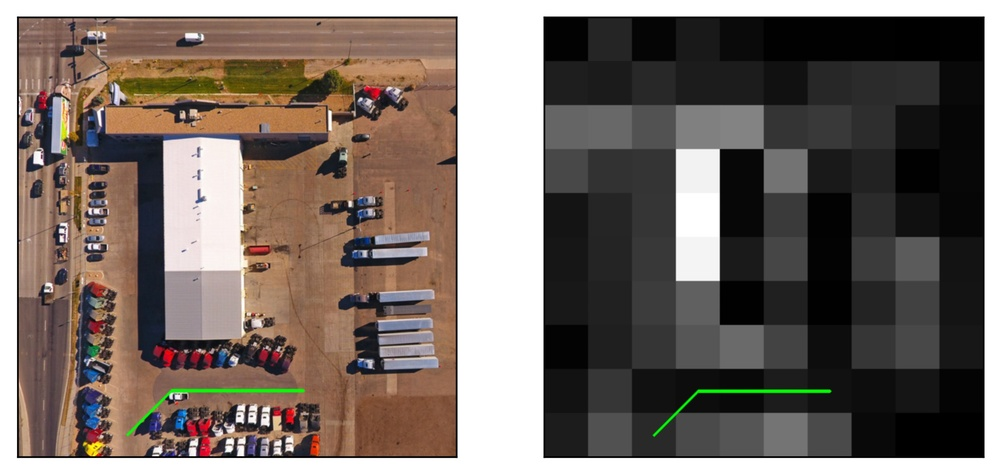
#> input picture 001.jpg, 1000 x 474 px, shrunk from 1926 x 912 before the run
$ python -i gtde.py   (imports and definitions only)   (older library calls are emulated)
#> lines starting #> are read from the running program, lines starting #| are printed output that depends on the picture
""" Ground traversal difficulty estimatation package
"""

import os
import cv2
import numpy
import multiprocessing
import random
import matplotlib
from matplotlib import pyplot
import skimage
from skimage.segmentation import slic
from skimage.util import img_as_float
from skimage import exposure
from skimage.morphology import dilation, square
from skimage.measure import compare_mse, compare_nrmse, compare_psnr, compare_ssim
import scipy

# [4 lines left out: function loadimage, not called in this run]

def gridlist(image, sqsize):
    """ Returns a list of square coordinates representing a grid over image
        Every square has length and height equals to sqsize
    """
    height, width, _ = image.shape
    # assertions that guarantee the square grid contains all pixels
    assert sqsize > 0, "Parameter sqsize must be larger than zero"
    if (height/sqsize).is_integer() and (width/sqsize).is_integer():
        glist = []
        for toplefty in range(0, height, sqsize):
            for topleftx in range(0, width, sqsize):
                glist.append((topleftx, toplefty, sqsize))
        return glist
    else:
        new_height = int(sqsize*numpy.floor(height/sqsize))
        new_width = int(sqsize*numpy.floor(width/sqsize))
        if new_height > 0 and new_width > 0:
            y_edge = int((height - new_height)/2)
            x_edge = int((width - new_width)/2)
            glist = []
            for toplefty in range(y_edge, y_edge+new_height, sqsize):
                for topleftx in range(x_edge, x_edge+new_width, sqsize):
                    glist.append((topleftx, toplefty, sqsize))
            return glist
        else:
            raise ValueError("Granularity probably larger than image dimensions")


# [13 lines left out: function drawgrid, not called in this run]

def regionmatrix(image, squaregrid):
    """ Returns a list of regions from image, according to squaregrid
    """
    k = 0
    height, width, _ = image.shape
    sqsize = squaregrid[k][2]
    rows = int(height/sqsize)
    cols = int(width/sqsize)
    rmatrix = [None]*rows
    for i in range(rows):
        rmatrix[i] = [None]*cols
        for j in range(cols):
            square = squaregrid[k]
            tlx, tly, sqsize = square[0], square[1], square[2]
            region = image[tly:tly+sqsize, tlx:tlx+sqsize]
            rmatrix[i][j] = region
            k += 1
    return rmatrix

def traversaldiff(regions, function, parallel=True, view=False, rmask=numpy.array([])):
    """ Assigns traversal difficulty estimates to every region
    """
    td_rows = len(regions)
    td_columns = len(regions[0])
    tdiff = numpy.ndarray((td_rows, td_columns), dtype=float)
    if not parallel:
        for i in range(td_rows):
            for j in range(td_columns):
                tdiff[i][j] = function(regions[i][j], view=view)
    else:
        array = [regions[i][j] for i in range(td_rows) for j in range(td_columns)]
        p = multiprocessing.Pool()
        tdarray = p.map(function, array)
        p.close()
        tdiff = numpy.array(tdarray, dtype=float).reshape((td_rows, td_columns))

    tdiff /= tdiff.max()
    if len(rmask) > 0:
        tdiff[rmask < 127] = 255
    return tdiff

def coord(i, columns):
    """ Converts one-dimensional index to square matrix coordinates with order c
    """
    return (int(i/columns), int(i%columns))

def tdi(image, grid, diffmatrix):
    """ Returns traversal difficulty image from image, grid and difficulty matrix
    """
    height, width, _ = image.shape
    diffimage = numpy.ones((height, width), dtype=numpy.uint8)
    for k, element in enumerate(grid):
        tlx, tly, size = element[0], element[1], element[2]
        row, column = coord(k, diffmatrix.shape[1])
        diff = diffmatrix[row][column]
        region = (255*diff)*numpy.ones((size, size))
        diffimage[tly:tly+region.shape[0], tlx:tlx+region.shape[1]] = region
    return diffimage

# [24 lines left out: functions imagepath, randomftd, not called in this run]

def grayhistogram(region, view=False):
    """ Returns a difficulty value based on grayscale histogram dispersion
    """
    region = cv2.cvtColor(region, cv2.COLOR_BGR2GRAY)
    std = numpy.std(region.flatten())
    if std == 0: diff = 1
    else: diff = numpy.minimum(1, 1/std)
    if view:
        fig, (ax0, ax1) = pyplot.subplots(ncols=2, figsize=(8, 4))
        ax0.imshow(region, cmap='gray', interpolation='bicubic')
        ax0.axes.get_xaxis().set_visible(False)
        ax0.axes.get_yaxis().set_visible(False)
        ax1.hist(region.flatten(), 32, [0, 256], facecolor='k', alpha=0.75, histtype='stepfilled')
        ax1.axes.get_yaxis().set_visible(False)
        fig.tight_layout()
        pyplot.show()
    return diff

# [167 lines left out: functions rgbhistogram, superpixels, reference, showimage, show2image, show5image and 3 more, not called in this run]

class GroundTraversalDifficultyEstimator():
    """ Defines a ground traversal difficulty estimator
    """

    def __init__(self, function=grayhistogram, granularity=128, binary=False, threshold=127):
        """ Ground traversal difficulty estimator constructor
            Sets all initial estimator parameters
        """
        self.function = function
        self.granularity = granularity
        self.binary = binary
        self.threshold = threshold

    def computematrix(self, image, contrast=True, mask=numpy.array([])):
        """ Returns a difficulty matrix for image based on estimator parameters
        """
        ############################################################################
        ######    THIS CODE IS JUST FOR OBTAINING RESULTS FIX LATER ################
        ############################################################################
        # if not os.path.exists('output'): os.mkdir('output')
        # saveimage('output/example-original.jpg', [image])
        image = cv2.bilateralFilter(image, 15, 75, 75)
        # saveimage('output/example-bilateral-filter.jpg', [image])
        squaregrid = gridlist(image, self.granularity)
        # img = drawgrid(image, squaregrid)
        # saveimage('output/example-grid-%dx%d.jpg' % (self.granularity, self.granularity), [img])
        ############################################################################
        regions = regionmatrix(image, squaregrid)
        if len(mask) > 0:
            rmask = self.groundtruth(mask, matrix=True)
            diffmatrix = traversaldiff(regions, self.function, rmask=rmask)
        else:
            diffmatrix = traversaldiff(regions, self.function)
        if self.binary:
            _, diffmatrix = cv2.threshold(diffmatrix, self.threshold, 255, cv2.THRESH_BINARY)
        if contrast:
            clahe = cv2.createCLAHE(clipLimit=3.0, tileGridSize=(3,3))
            diffmatrix = numpy.array(clahe.apply((255*diffmatrix).astype(numpy.uint8)), dtype=float)/255
        # diffmatrix = scipy.ndimage.filters.convolve(diffmatrix, numpy.full((3, 3), 1.0/9))
        return diffmatrix

    def computetdi(self, image, contrast=True, mask=numpy.array([])):
        """ Returns a traversal difficulty image based on estimator parameters
        """
        squaregrid = gridlist(image, self.granularity)
        diffmatrix = self.computematrix(image, contrast=contrast, mask=mask)
        diffimage = tdi(image, squaregrid, diffmatrix)
        return diffimage

    # [45 lines left out: functions groundtruth, error, not called in this run]

>>> import cv2
>>> picture = cv2.imread('001.jpg')
#> picture is the input picture: shape (474, 1000, 3); mean B, G, R 100.4, 107.1, 117.9
>>> result = GroundTraversalDifficultyEstimator().computetdi(picture)
#> in computetdi, `squaregrid = gridlist(image, self.granularity)`: squaregrid = 21 items, first 6: (52, 45, 128), (180, 45, 128), (308, 45, 128), (436, 45, 128), (564, 45, 128), (692, 45, 128)
#> in regionmatrix, `sqsize = squaregrid[k][2]`: sqsize = 128
#> in regionmatrix, `rows = int(height/sqsize)`: rows = 3
#> in regionmatrix, `cols = int(width/sqsize)`: cols = 7
#> in regionmatrix, `rmatrix = [None]*rows`: rmatrix = 3 items
#> after the loop in regionmatrix, `for i in range(rows):`: k = 21
#> in computematrix, `regions = regionmatrix(image, squaregrid)`: regions = 3 items
#> in traversaldiff, `td_rows = len(regions)`: td_rows = 3
#> in traversaldiff, `td_columns = len(regions[0])`: td_columns = 7
#> in traversaldiff, `array = [regions[i][j] for i in range(td_rows) for j in range(td_colum..`: array = 21 items
#> in traversaldiff, `tdarray = p.map(function, array)`: tdarray = [0.0196, 0.0178, 0.0295, 0.0119, 0.0232, 0.0172, 0.0552, 0.017, 0.0177, 0.0296, 0.011, 0.0156, 0.0116, 0.0351, 0.0238, 0.0206, 0.0289, 0.0106, 0.0425, 0.0255, 0.041]
#> the loop in tdi, `for k, element in enumerate(grid):` made 21 passes
#> (element, tlx, tly, row, column, diff) on passes 1 to 12: ((52, 45, 128), 52, 45, 0, 0, 0.831), ((180, 45, 128), 180, 45, 0, 1, 0.667), ((308, 45, 128), 308, 45, 0, 2, 1), ((436, 45, 128), 436, 45, 0, 3, 0.333), ((564, 45, 128), 564, 45, 0, 4, 0.973), ((692, 45, 128), 692, 45, 0, 5, 0.776), ((820, 45, 128), 820, 45, 0, 6, 1), ((52, 173, 128), 52, 173, 1, 0, 0.333), ((180, 173, 128), 180, 173, 1, 1, 0.502), ((308, 173, 128), 308, 173, 1, 2, 1), ((436, 173, 128), 436, 173, 1, 3, 0.165), ((564, 173, 128), 564, 173, 1, 4, 0.584)
#> after the loop in tdi, `for k, element in enumerate(grid):`:
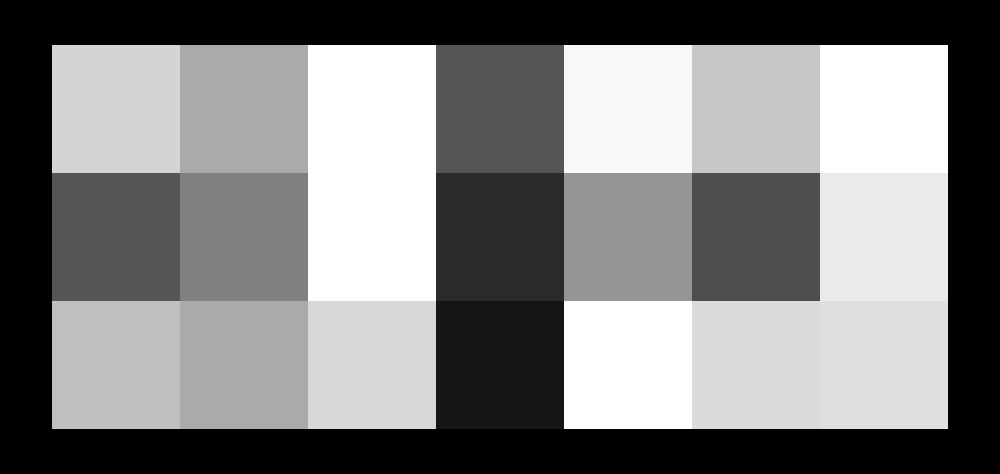
#> diffimage: shape (474, 1000); min 1, max 255, mean 127.8

$ run again, on aerial.jpg
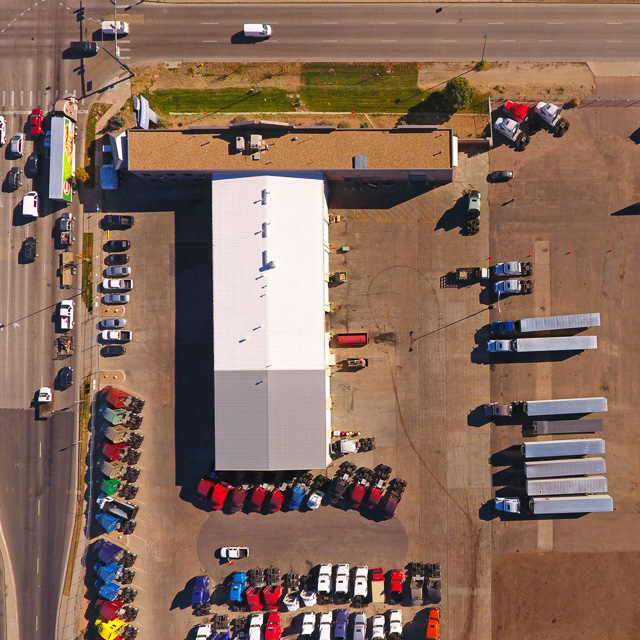
#> input picture aerial.jpg, 640 x 640 px
#> picture is the input picture: shape (640, 640, 3); mean B, G, R 92.1, 107.2, 135.7
#> in computetdi, `squaregrid = gridlist(image, self.granularity)`: squaregrid = 25 items, first 6: (0, 0, 128), (128, 0, 128), (256, 0, 128), (384, 0, 128), (512, 0, 128), (0, 128, 128)
#> sqsize = 128
#> rows = 5
#> rmatrix = 5 items
#> after the loop in regionmatrix, `for i in range(rows):`: k = 25
#> regions = 5 items
#> td_rows = 5
#> in traversaldiff, `tdiff = numpy.ndarray((td_rows, td_columns), dtype=float)`: tdiff = [[4.66e-310, 0, 7.01e-09, 8.88e+247, 6.19e+223], [5.5e+257, 1.1e-12, 1.05e-153, 4.27e+180, 5.37e+199], [7.11e+159, 5.6e-67, 7.01e-09, 4.91e+252, 5.74e+271], [3.37e-90, 6.01e-154, 7.84e-85, 1.03e+213, 8.89e+252], [3.81e+180, 5.04e+180, 7.01e-09, 1.4e+195, 6.01e-154]]
#> array = 25 items
#> tdarray = 25 values, max 0.0603 at index 24, min 0.0129 at index 11, mean 0.0272
#> in traversaldiff, `tdiff = numpy.array(tdarray, dtype=float).reshape((td_rows, td_columns))`: tdiff = [[0.029, 0.0332, 0.037, 0.0298, 0.0415], [0.0173, 0.0135, 0.0139, 0.0241, 0.0531], [0.0254, 0.0129, 0.0161, 0.0292, 0.0291], [0.0299, 0.0189, 0.017, 0.0315, 0.0233], [0.0239, 0.0231, 0.0174, 0.0304, 0.0603]]
#> in traversaldiff, `tdiff /= tdiff.max()`: tdiff = [[0.48, 0.551, 0.613, 0.494, 0.688], [0.286, 0.224, 0.23, 0.4, 0.881], [0.421, 0.214, 0.267, 0.484, 0.482], [0.496, 0.313, 0.282, 0.522, 0.386], [0.397, 0.383, 0.288, 0.503, 1]]
#> in computematrix, `diffmatrix = traversaldiff(regions, self.function)`: diffmatrix has the same summary as tdiff in traversaldiff
#> in computematrix, `diffmatrix = numpy.array(clahe.apply((255*diffmatrix).astype(numpy.uin..`: diffmatrix = [[0.749, 1, 1, 0.749, 0.875], [0.502, 0.251, 0.251, 0.502, 1], [0.627, 0.125, 0.251, 0.627, 0.565], [1, 0.502, 0.376, 1, 0.502], [0.627, 0.502, 0.314, 0.749, 1]]
#> the loop in tdi, `for k, element in enumerate(grid):` made 25 passes
#> (element, tlx, tly, row, column, diff) on passes 1 to 8: ((0, 0, 128), 0, 0, 0, 0, 0.749), ((128, 0, 128), 128, 0, 0, 1, 1), ((256, 0, 128), 256, 0, 0, 2, 1), ((384, 0, 128), 384, 0, 0, 3, 0.749), ((512, 0, 128), 512, 0, 0, 4, 0.875), ((0, 128, 128), 0, 128, 1, 0, 0.502), ((128, 128, 128), 128, 128, 1, 1, 0.251), ((256, 128, 128), 256, 128, 1, 2, 0.251)
#> after the loop in tdi, `for k, element in enumerate(grid):`:
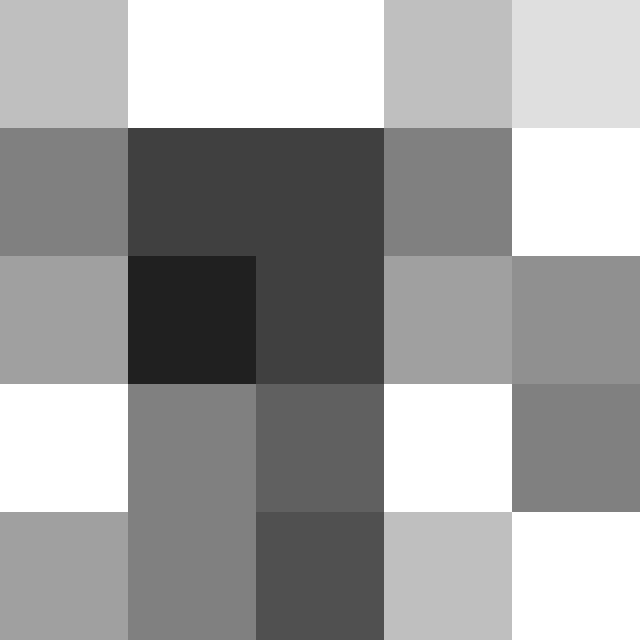
#> diffimage: shape (640, 640); min 32, max 255, mean 159.6
